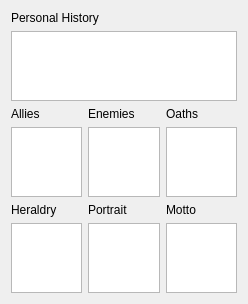
              <widget class="QWidget" name="page_5">
               <property name="geometry">
                <rect>
                 <x>0</x>
                 <y>0</y>
                 <width>248</width>
                 <height>301</height>
                </rect>
               </property>
               <attribute name="label">
                <string>Personal History / Allies / Enemies / Oaths...</string>
               </attribute>
               <layout class="QVBoxLayout" name="verticalLayout_60">
                <item>
                 <widget class="QLabel" name="label_45">
                  <property name="text">
                   <string>Personal History</string>
                  </property>
                 </widget>
                </item>
                <item>
                 <widget class="QTextEdit" name="personalHistoryTextEdit_sifrp"/>
                </item>
                <item>
                 <layout class="QHBoxLayout" name="horizontalLayout_55">
                  <item>
                   <layout class="QVBoxLayout" name="verticalLayout_56">
                    <item>
                     <widget class="QLabel" name="label_50">
                      <property name="text">
                       <string>Allies</string>
                      </property>
                     </widget>
                    </item>
                    <item>
                     <widget class="QTextEdit" name="alliesTextEdit_sifrp"/>
                    </item>
                    <item>
                     <widget class="QLabel" name="label_51">
                      <property name="text">
                       <string>Heraldry</string>
                      </property>
                     </widget>
                    </item>
                    <item>
                     <widget class="QTextEdit" name="heraldryTextEdit_sifrp"/>
                    </item>
                   </layout>
                  </item>
                  <item>
                   <layout class="QVBoxLayout" name="verticalLayout_55">
                    <item>
                     <widget class="QLabel" name="label_52">
                      <property name="text">
                       <string>Enemies</string>
                      </property>
                     </widget>
                    </item>
                    <item>
                     <widget class="QTextEdit" name="enemiesTextEdit_sifrp"/>
                    </item>
                    <item>
                     <widget class="QLabel" name="label_53">
                      <property name="text">
                       <string>Portrait</string>
                      </property>
                     </widget>
                    </item>
                    <item>
                     <widget class="QTextEdit" name="portraitTextEdit_sifrp"/>
                    </item>
                   </layout>
                  </item>
                  <item>
                   <layout class="QVBoxLayout" name="verticalLayout_54">
                    <item>
                     <widget class="QLabel" name="label_54">
                      <property name="text">
                       <string>Oaths</string>
                      </property>
                     </widget>
                    </item>
                    <item>
                     <widget class="QTextEdit" name="oathsTextEdit_sifrp"/>
                    </item>
                    <item>
                     <widget class="QLabel" name="label_55">
                      <property name="text">
                       <string>Motto</string>
                      </property>
                     </widget>
                    </item>
                    <item>
                     <widget class="QTextEdit" name="mottoTextEdit_sifrp"/>
                    </item>
                   </layout>
                  </item>
                 </layout>
                </item>
               </layout>
              </widget>
